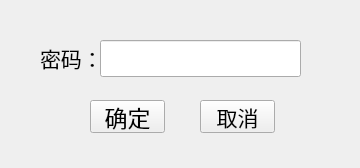
<?xml version="1.0" encoding="UTF-8"?>
<ui version="4.0">
 <class>PassWordUI</class>
 <widget class="QWidget" name="PassWordUI">
  <property name="geometry">
   <rect>
    <x>0</x>
    <y>0</y>
    <width>360</width>
    <height>168</height>
   </rect>
  </property>
  <property name="windowTitle">
   <string>PassWordUI</string>
  </property>
  <widget class="QPushButton" name="pushButton_confirm">
   <property name="geometry">
    <rect>
     <x>90</x>
     <y>100</y>
     <width>75</width>
     <height>33</height>
    </rect>
   </property>
   <property name="font">
    <font>
     <family>宋体</family>
     <pointsize>17</pointsize>
     <weight>50</weight>
     <bold>false</bold>
    </font>
   </property>
   <property name="text">
    <string>确定</string>
   </property>
  </widget>
  <widget class="QPushButton" name="pushButton_cancel">
   <property name="geometry">
    <rect>
     <x>200</x>
     <y>100</y>
     <width>75</width>
     <height>33</height>
    </rect>
   </property>
   <property name="font">
    <font>
     <family>宋体</family>
     <pointsize>16</pointsize>
    </font>
   </property>
   <property name="text">
    <string>取消</string>
   </property>
  </widget>
  <widget class="QLabel" name="label">
   <property name="geometry">
    <rect>
     <x>40</x>
     <y>40</y>
     <width>61</width>
     <height>37</height>
    </rect>
   </property>
   <property name="font">
    <font>
     <family>宋体</family>
     <pointsize>20</pointsize>
    </font>
   </property>
   <property name="text">
    <string>&lt;html&gt;&lt;head/&gt;&lt;body&gt;&lt;p&gt;&lt;span style=&quot; font-size:16pt;&quot;&gt;密码：&lt;/span&gt;&lt;/p&gt;&lt;/body&gt;&lt;/html&gt;</string>
   </property>
  </widget>
  <widget class="QLineEdit" name="lineEdit_pswd">
   <property name="geometry">
    <rect>
     <x>100</x>
     <y>40</y>
     <width>201</width>
     <height>37</height>
    </rect>
   </property>
   <property name="font">
    <font>
     <pointsize>9</pointsize>
    </font>
   </property>
   <property name="text">
    <string/>
   </property>
   <property name="alignment">
    <set>Qt::AlignCenter</set>
   </property>
  </widget>
 </widget>
 <layoutdefault spacing="6" margin="11"/>
 <resources/>
 <connections/>
</ui>
